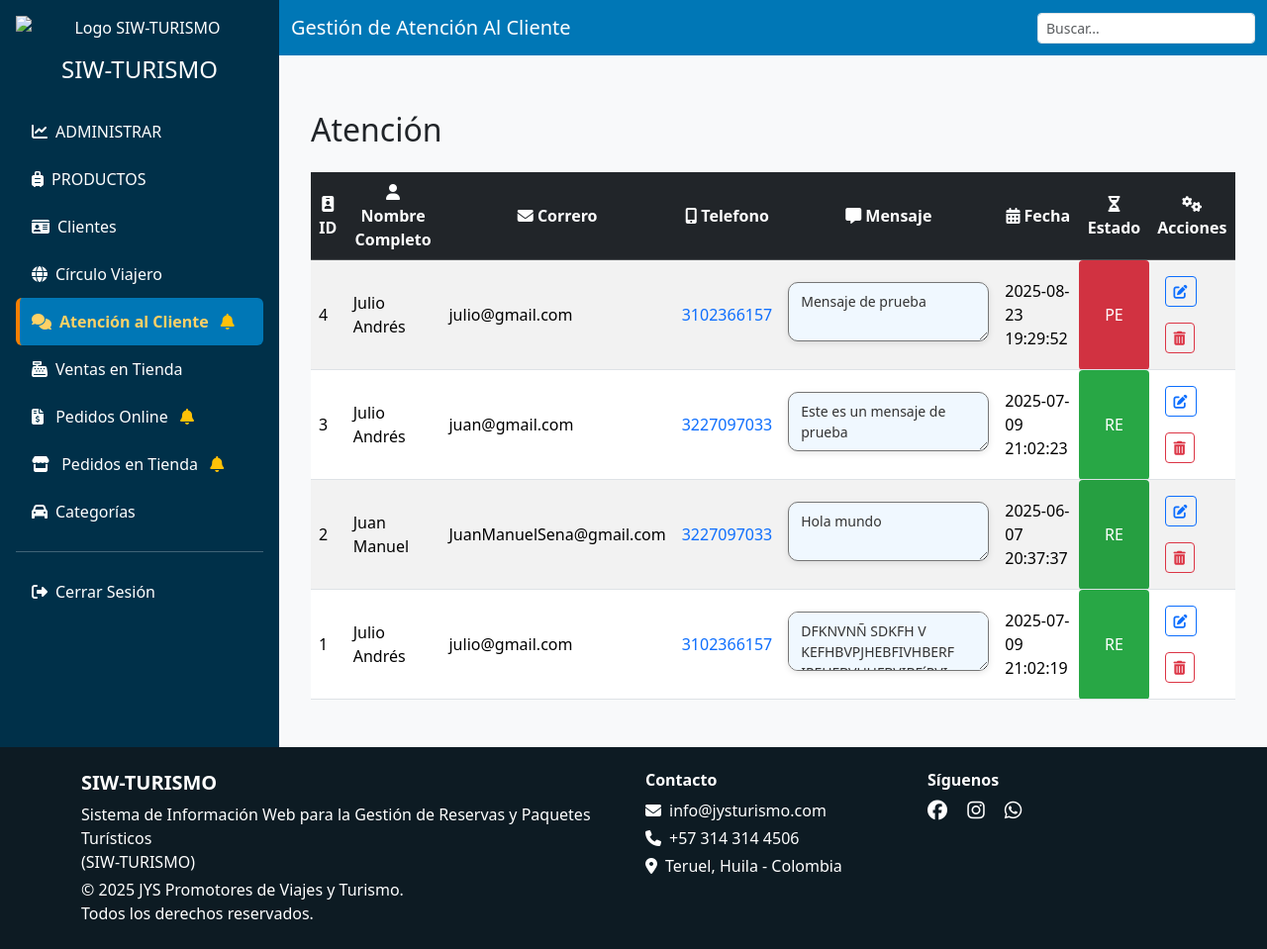
Before: /vista/admin/atencion_cliente.php (signed in) with the older database file.
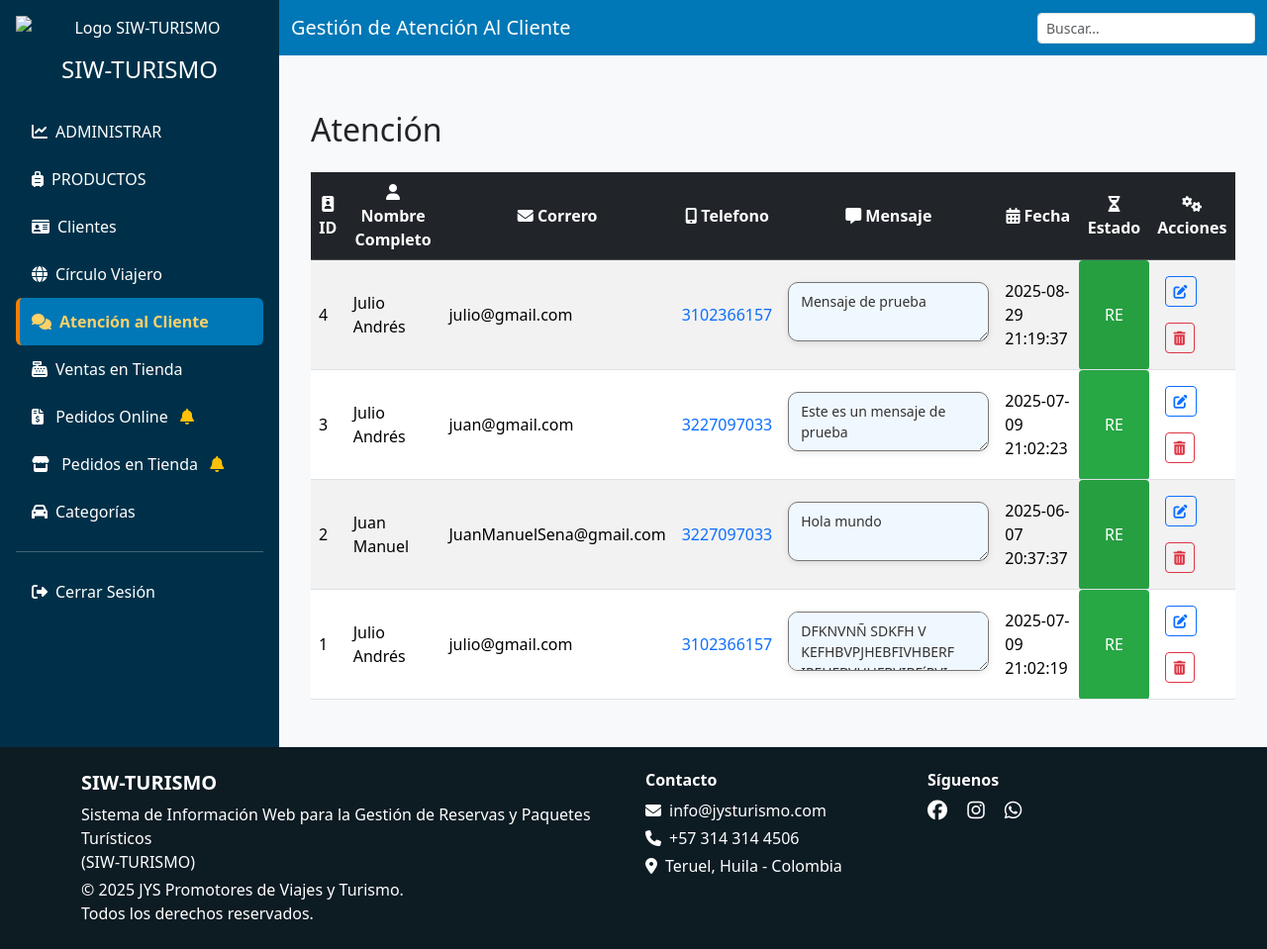
After: the same page with the newer database file.
### tables this page shows
CREATE TABLE `atencion_clientes` (
  `id` int(11) NOT NULL,
  `nombre` text NOT NULL,
  `mensaje` text NOT NULL,
  `fecha` timestamp NOT NULL DEFAULT current_timestamp() ON UPDATE current_timestamp(),
  `estado` enum('PE','RE') DEFAULT NULL,
  `correo` varchar(150) DEFAULT NULL,
  `telefono` bigint(15) NOT NULL
);

### modelo/obtenerEstados.php (called while the page is built, shortened)
<?php
function hayAtenciones($conn)
{
    $sql = "SELECT 1 FROM atencion_clientes WHERE estado = ? LIMIT 1";
    $stmt = $conn->prepare($sql);
    if ($stmt) {
        $estado = "PE";
        $stmt->bind_param("s", $estado);
        $stmt->execute();
        $stmt->store_result();
        $hay = ($stmt->num_rows > 0);
        return $hay;
    }
    return false;
}
?>

### modelo/atenciones_m.php (called while the page is built, shortened)
<?php
function obtenerAtenciones($conn) {
    $result = mysqli_query($conn, "SELECT * FROM atencion_clientes ORDER BY id DESC");
    return mysqli_fetch_all($result, MYSQLI_ASSOC);
}
?>

### vista/admin/atencion_cliente.php (the view, shortened to what the changed rows need)
<?php
    include('header.php');
?>
<body>
    <?php
        include '../../conexion.php';
        include '../../modelo/atenciones_m.php';
        $atenciones = obtenerAtenciones($conn);
    ?>
    <div class="d-flex flex-column flex-lg-row">
        <?php include ('sidebar.php'); ?>
        <div class="flex-grow-1">
            <div class="main-content">
                <div class="d-flex justify-content-between align-items-center mb-4">
                    <h2 class="mb-0 mt-4">Atención</h2>
                </div>
                <div class="table-responsive">
                    <table class="table table-striped table-hover align-middle">
                        <thead class="table-dark">
                            <tr>
                                <th class="text-center"><i class="fas fa-id-badge"></i> ID</th>
                                <th class="text-center"><i class="fas fa-user"></i> Nombre Completo</th>
                                <th class="text-center"><i class="fas fa-envelope"></i> Correro</th>
                                <th class="text-center"><i class="fas fa-mobile-alt"></i> Telefono</th>
                                <th class="text-center"><i class="fas fa-comment-alt"></i> Mensaje</th>
                                <th class="text-center"><i class="fas fa-calendar-alt"></i> Fecha</th>
                                <th class="text-center"><i class="fas fa-hourglass-half"></i> Estado</th>
                                <th class="text-center"><i class="fas fa-cogs"></i> Acciones</th>
                            </tr>
                        </thead>
                        <tbody class="text-center">
                            <?php foreach ($atenciones as $atencion): ?>
                                <tr>
                                    <td><?= $atencion['id'] ?></td>
                                    <td><?= $atencion['nombre'] ?></td>
                                    <td><?= $atencion['correo'] ?></td>
                                    <td>
                                    <a href="https://wa.me/57<?= preg_replace('/\D/', '', $atencion['telefono']) ?>" target="_blank">
                                        <?= $atencion['telefono'] ?>
                                    </a>
                                    </td>
                                   <td>
                                        <textarea lass="overflow-auto" style="
                                            max-height: 100px;
                                            max-width: 100%;
                                            text-align: left;
                                            overflow-wrap: break-word;
                                            background-color: #f0f8ff; /* azul claro suave */
                                            padding: 8px 12px;
                                            border-radius: 10px;
                                            box-shadow: 0 2px 6px rgba(0, 0, 0, 0.1);
                                            font-family: 'Segoe UI', Tahoma, Geneva, Verdana, sans-serif;
                                            font-size: 14px;
                                            color: #333;
                                            "
                                            readonly><?= htmlspecialchars($atencion['mensaje']) ?>
                                        </textarea>
                                    </td>
                                    <td><?= $atencion['fecha'] ?></td>
                                    <td style="<?= $atencion['estado']=='RE' ? 'background-color:#28a745;color:#fff;padding:5px;border-radius:4px;text-align:center;' : ($atencion['estado']=='PE' ? 'background-color:#dc3545;color:#fff;padding:5px;border-radius:4px;text-align:center;' : '') ?>">
                                        <?= htmlspecialchars($atencion['estado']) ?>
                                    </td>
                                    <td>
                                    <button class="btn btn-sm btn-outline-primary m-2" data-bs-toggle="modal"
                                        data-bs-target="#modalEditar<?= $atencion['id'] ?>">
                                        <i class="fas fa-edit"></i>
                                    </button>
                                    <button class="btn btn-sm btn-outline-danger m-2"
                                        onclick="eliminar(event, <?= $atencion['id'] ?>)"><i class="fas fa-trash-alt"></i>
                                    </button>
                                    </td>
                                </tr>
                            <?php endforeach; ?>
                        </tbody>
                    </table>
                </div>
            </div>
        </div>
    </div>
</body>
</html>

### vista/admin/sidebar.php (shortened to what the changed rows need)
<?php
include '../../conexion.php';
include '../../modelo/obtenerEstados.php';
$CampanaAtencion = hayAtenciones($conn);
?>
    <div class="sidebar p-3 text-center d-flex flex-column flex-shrink-0 text-white overflow-auto">
        <nav style="min-width: 250px;">
            <ul class="nav nav-pills flex-column text-start">
                <?php if ($_SESSION['rol'] == 'ADMIN' || $_SESSION['rol'] == 'ATENCION_CLIENTE'): ?>
                    <li class="nav-item">
                        <a href="atencion_cliente.php" class="nav-link i-atencion_cliente text-white">
                            <i class="fas fa-comments me-2"></i>Atención al Cliente
                            <?php if ($CampanaAtencion): ?>
                                <i class="fas fa-bell text-warning ms-2"></i>
                            <?php endif; ?>
                        </a>
                    </li>
                <?php endif; ?>
            </ul>
        </nav>
    </div>

Changed rows visible on the page:
changed atencion_clientes "Mensaje de prueba": fecha "2025-08-23 19:29:52" → "2025-08-29 21:19:37"; estado "PE" → "RE"
